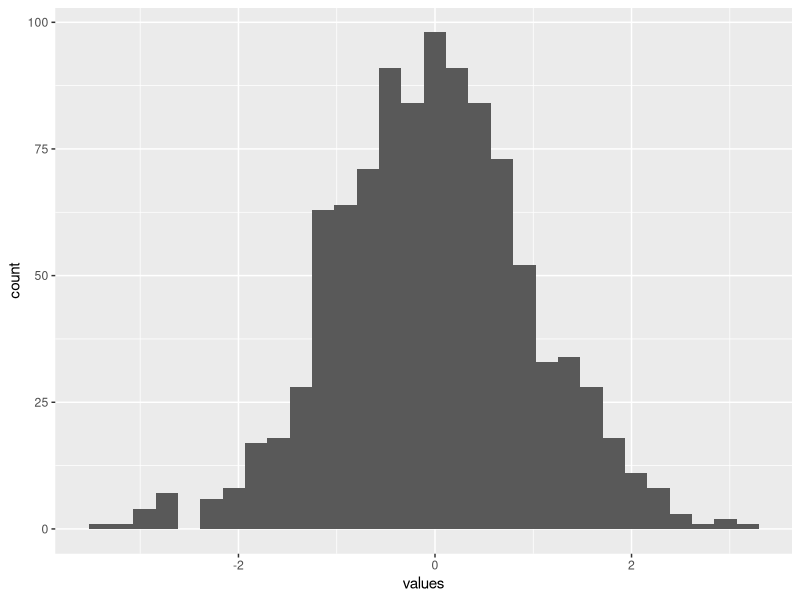
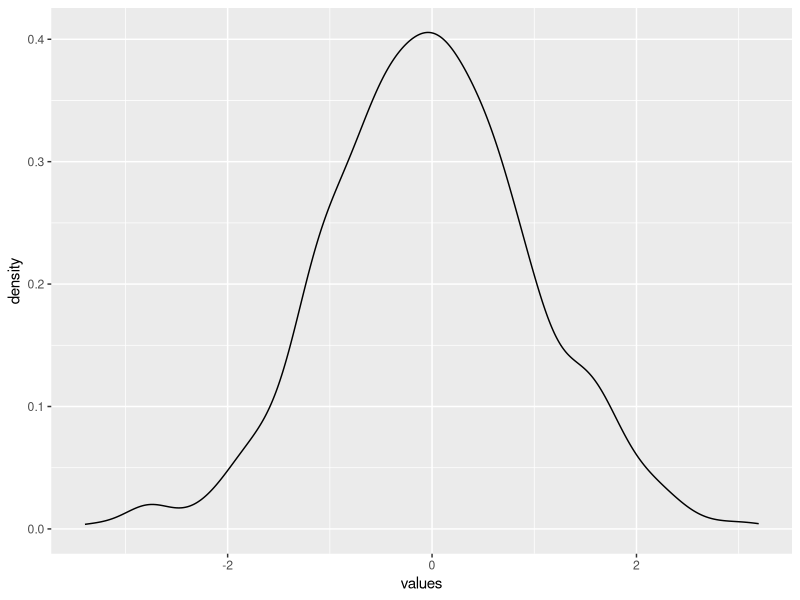
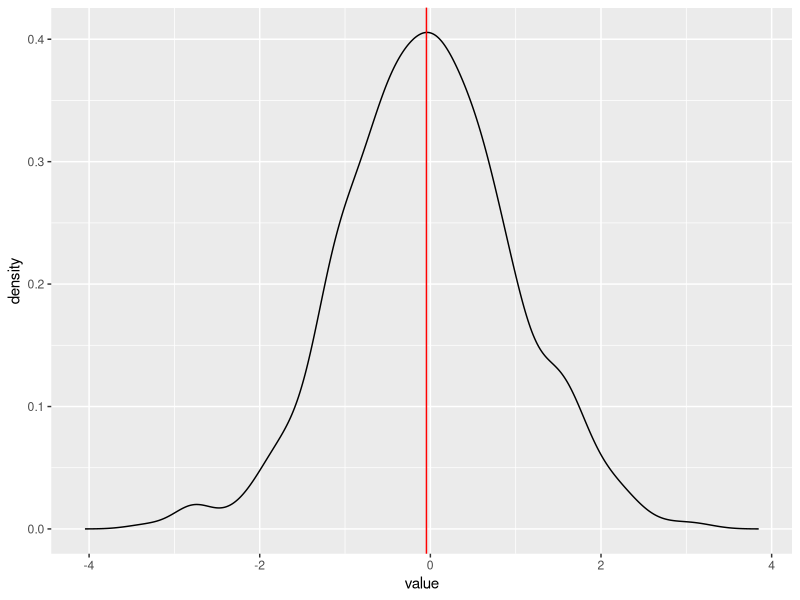

R code for these plots, in order:
## ---- chunk 1
library(ggplot2)
set.seed(1234)
n_point <- 1000
data_df <- data.frame(values = rnorm(n_point))

ggplot(data_df, aes(x = values)) + geom_histogram()

ggplot(data_df, aes(x = values)) + geom_density()
## ---- chunk 2
density_estimate <- density(data_df$values)

mode_value <- density_estimate$x[which.max(density_estimate$y)]
mode_value
## ---- chunk 3
density_df <- data.frame(value = density_estimate$x, density = density_estimate$y)

ggplot(density_df, aes(x = value, y = density)) + geom_line() + geom_vline(xintercept = mode_value, color = "red")
